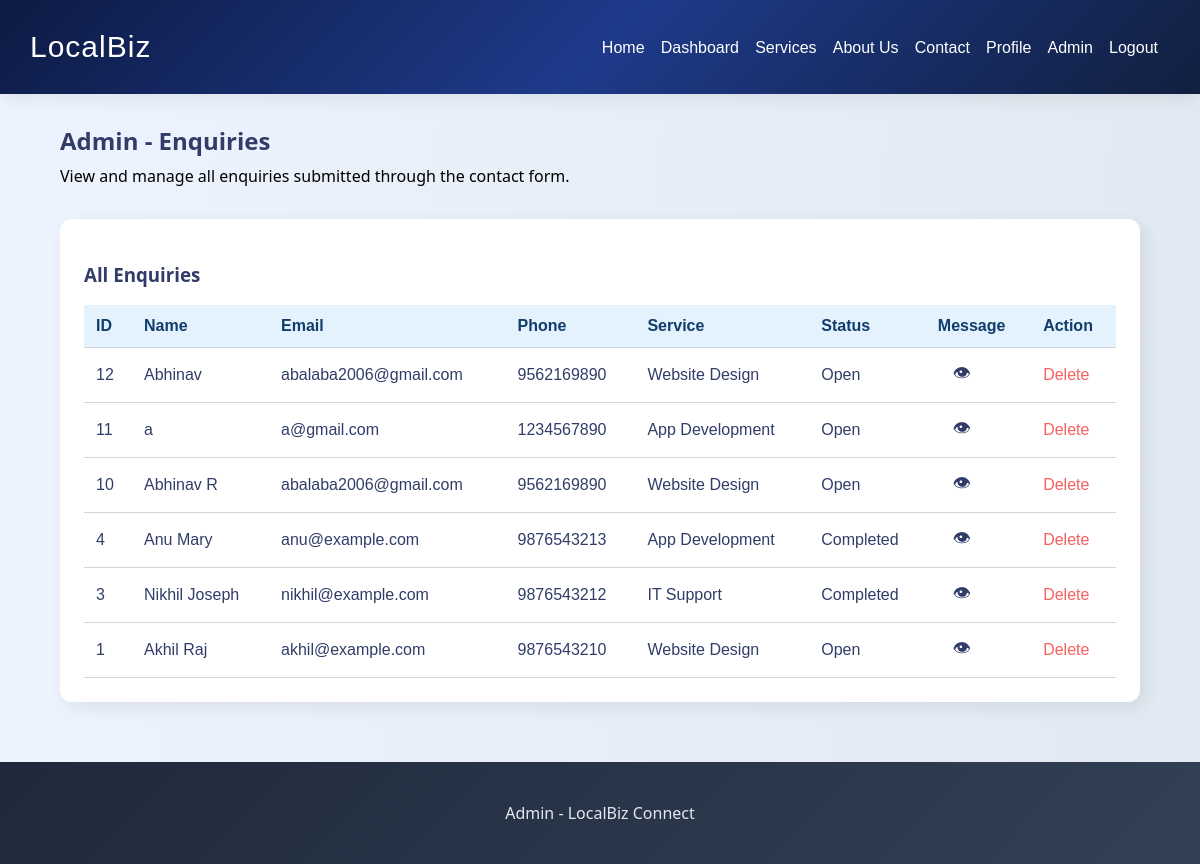
Screenshot of /admin.html (signed in) with the database file from the repository.
### tables this page shows
CREATE TABLE enquiries (
                id INTEGER PRIMARY KEY AUTOINCREMENT,
                name TEXT NOT NULL,
                email TEXT NOT NULL,
                phone TEXT NOT NULL,
                service TEXT NOT NULL,
                message TEXT NOT NULL,
                status TEXT NOT NULL DEFAULT 'Open'
    );

### app.py (the view)
@app.route("/admin.html")
def admin():
    enquiries = get_all_enquiries()
    return render_template("admin.html", enquiries=enquiries)

### db.py (called while the page is built)
def get_connection():
    conn=sqlite3.connect(DB_NAME)
    conn.row_factory=sqlite3.Row
    return conn

def get_all_enquiries():
    conn=get_connection()
    cur=conn.cursor()
    cur.execute("SELECT * FROM  enquiries ORDER BY id DESC")
    rows=cur.fetchall()
    conn.close()
    return rows

### template/admin.html (shortened to what this page needs)
{% extends "base.html" %}
{% block content %}
    <main class="container">
        <section class="page-title">
        <h1>Admin - Enquiries</h1>
        <p>View and manage all enquiries submitted through the contact form.</p>
        </section>
        <section class="card">
                <h3>All Enquiries</h3>
                <table>
                    <thead>
                        <tr>
                            <th>ID</th>
                            <th>Name</th>
                            <th>Email</th>
                            <th>Phone</th>
                            <th>Service</th>
                            <th>Status</th>
                            <th>Message</th>
                            <th>Action</th>
                        </tr>
                    </thead>
                    <tbody>
                        {% for enquiry in enquiries %}
                        <tr>
                            <td>{{ enquiry.id }}</td>
                            <td>{{ enquiry.name }}</td>
                            <td>{{ enquiry.email }}</td>
                            <td>{{ enquiry.phone }}</td>
                            <td>{{ enquiry.service }}</td>
                            <td>{{ enquiry.status }}</td>
                            <td><span class="view-msg-btn" onclick="showMessage(`{{enquiry.message}}`)">👁</span></td>
                            <td>
                                <a href="{{ url_for('delete', enquiry_id=enquiry.id) }}" class="delete-btn">Delete</a>
                            </td>
                        </tr>
                        {% endfor %}
                    </tbody>
                </table>
        </section>
    </main>
{% endblock %}
{% block footer %}Admin - LocalBiz Connect{% endblock %}

### static/css/style.css (style rules this page uses)
* { box-sizing:border-box; }
body { font-family: 'Segoe UI', Tahoma, Geneva, Verdana, sans-serif; background:linear-gradient(275deg, rgb(187 204 223 / 44%), rgb(238, 244, 255)); margin: 0px; }
a { text-decoration: none; color: rgb(226, 224, 240);; }
.page-title { margin-bottom: 30px; }
.page-title h1 { margin-top:20px; margin-bottom: 8px; color:rgb(49, 61, 104); }
.page-title p { margin-bottom: 32px; margin-top: 0px; }
.container { width:90%; max-width: 1200px; margin: 30px auto; }
.card { color: rgb(49, 61, 104); background: #ffff; padding:24px; border-radius:12px; margin-bottom: 20px; box-shadow: 5px 5px 18px rgba(0,0,0,0.08); }
table { width: 100%; border-collapse: collapse; margin-top: 15px; font-family: 'Gill Sans', 'Gill Sans MT', Calibri, 'Trebuchet MS', sans-serif; }
th, td { text-align: left; border-bottom: 1px solid #d1d5db; padding: 12px; }
th { background: #e3f2fd; color: #123c69; }
.delete-btn { color: rgb(249, 96, 96); }
.view-msg-btn { cursor:pointer; font-size:18px; padding-left: 15px; }

### rows the page displays
enquiries: id "12", name "Abhinav", email "abalaba2006@gmail.com", phone "9562169890", service "Website Design", status "Open"
enquiries: id "11", name "a", email "a@gmail.com", phone "1234567890", service "App Development", status "Open"
enquiries: id "10", name "Abhinav R", email "abalaba2006@gmail.com", phone "9562169890", service "Website Design", status "Open"
enquiries: id "4", name "Anu Mary", email "anu@example.com", phone "9876543213", service "App Development", status "Completed"
enquiries: id "3", name "Nikhil Joseph", email "nikhil@example.com", phone "9876543212", service "IT Support", status "Completed"
enquiries: id "1", name "Akhil Raj", email "akhil@example.com", phone "9876543210", service "Website Design", status "Open"
